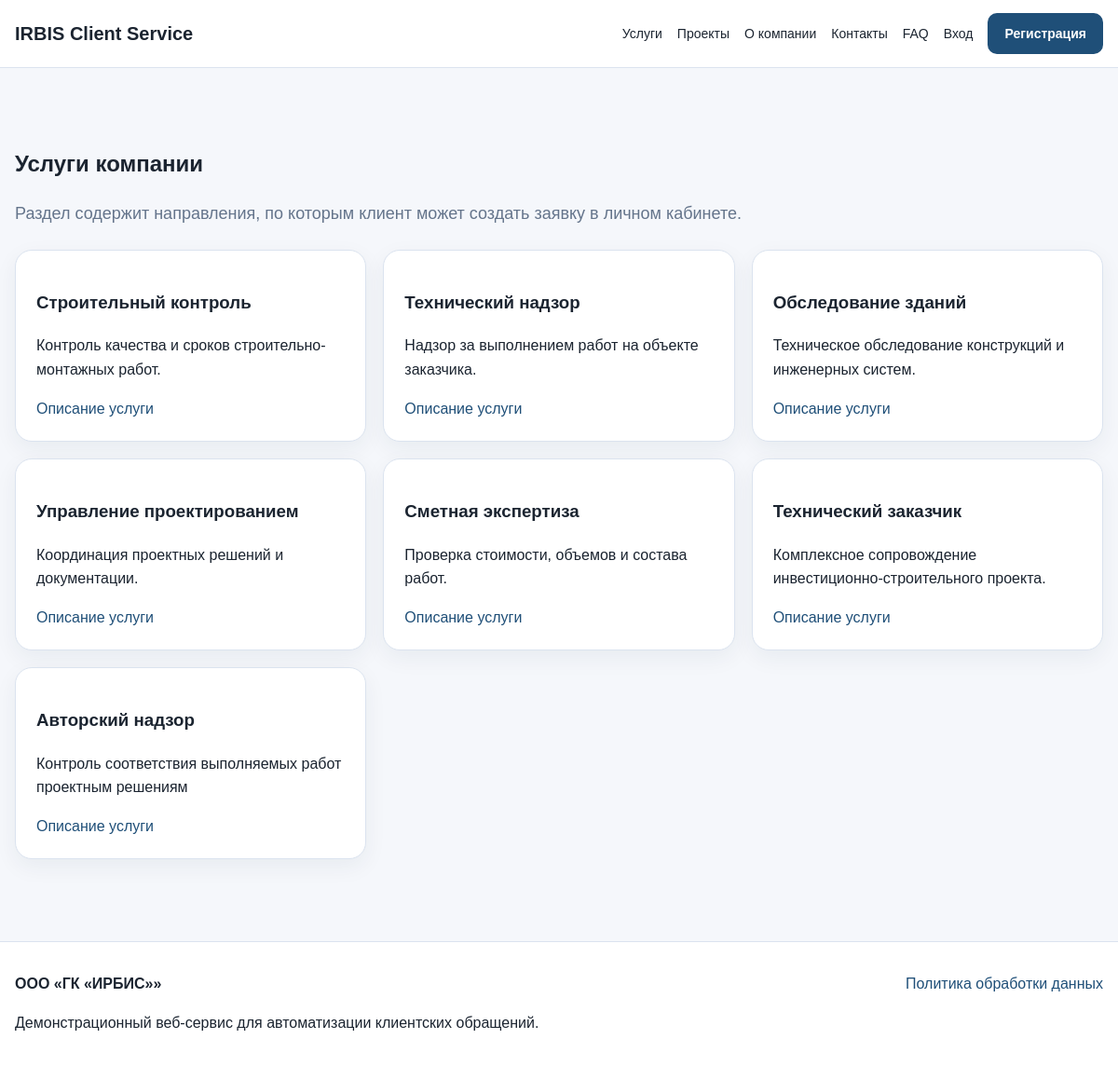
/services, run on the app's committed database.
### app/domain/service.py (models this page shows)
class Service(db.Model):
    __tablename__ = "services"
    id = db.Column(db.Integer, primary_key=True)
    title = db.Column(db.String(180), nullable=False)
    slug = db.Column(db.String(120), unique=True, nullable=False, index=True)
    short_description = db.Column(db.String(300), nullable=False)
    full_description = db.Column(db.Text, nullable=False)
    is_active = db.Column(db.Boolean, default=True)
    created_at = db.Column(db.DateTime, default=datetime.utcnow)
    requests = db.relationship("ClientRequest", back_populates="service")

### app/routes/public.py (the view)
@public_bp.route("/services")
def services():
    services_list = Service.query.filter_by(is_active=True).all()
    return render_template("services.html", services=services_list)

### templates/services.html (shortened to what this page needs)
{% extends "base.html" %}
{% block content %}
<section class="container section">
    <h1>Услуги компании</h1>
    <p class="lead">Раздел содержит направления, по которым клиент может создать заявку в личном кабинете.</p>
    <div class="cards-grid">
        {% for service in services %}
        <article class="card">
            <h3>{{ service.title }}</h3>
            <p>{{ service.short_description }}</p>
            <a href="{{ url_for('public.service_detail', slug=service.slug) }}">Описание услуги</a>
        </article>
        {% endfor %}
    </div>
</section>
{% endblock %}

### static/css/main.css (style rules this page uses)
:root { --bg: #f5f7fb; --surface: #ffffff; --text: #1b2430; --muted: #64748b; --line: #dbe3ef; --primary: #1f4f78; --primary-dark: #173d5d; --accent: #d69c2f; --success: #0f766e; --warning: #b45309; --danger: #b91c1c; }
* { box-sizing: border-box; }
body { margin: 0; font-family: Arial, sans-serif; background: var(--bg); color: var(--text); line-height: 1.6; }
a { color: var(--primary); text-decoration: none; }
.container { width: min(1180px, calc(100% - 32px)); margin: 0 auto; }
.hero-card, .card, .panel, .form-card, .table-card, .stat-card { background: var(--surface); border: 1px solid var(--line); border-radius: 18px; box-shadow: 0 8px 24px rgba(15, 45, 70, 0.06); }
.section { padding: 48px 0; }
.lead { color: var(--muted); font-size: 18px; }
.cards-grid { display: grid; grid-template-columns: repeat(3, 1fr); gap: 18px; margin-top: 24px; }
.card { padding: 22px; }

### data on the page
Service: title "Строительный контроль", short_description "Контроль качества и сроков строительно-монтажных работ."
Service: title "Технический надзор", short_description "Надзор за выполнением работ на объекте заказчика."
Service: title "Обследование зданий", short_description "Техническое обследование конструкций и инженерных систем."
Service: title "Управление проектированием", short_description "Координация проектных решений и документации."
Service: title "Сметная экспертиза", short_description "Проверка стоимости, объемов и состава работ."
Service: title "Технический заказчик", short_description "Комплексное сопровождение инвестиционно-строительного проекта."
Service: title "Авторский надзор", short_description "Контроль соответствия выполняемых работ проектным решениям"
